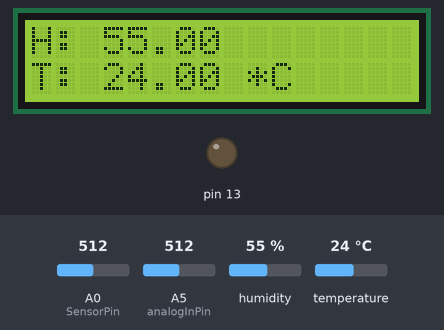
The sketch below on a simulated Arduino Uno, built with avr-gcc and run on an emulated ATmega328P. Shown: 16×2 character LCD, output pins drawn as LEDs (lit = HIGH). The inputs (shaded band) are chosen by the test bench; at power-on: humidity 55 %, A0 (SensorPin) = 512, A5 (analogInPin) = 512, temperature 24 °C. What the sketch prints to the serial monitor is not drawn.

Above: at 2.6 s.
2.7 s: humidity set to 22 %
At 8.9 s:
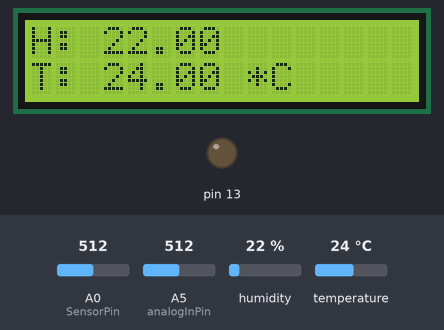
16.0 s: A0 (SensorPin) set to 716
At 19.1 s:
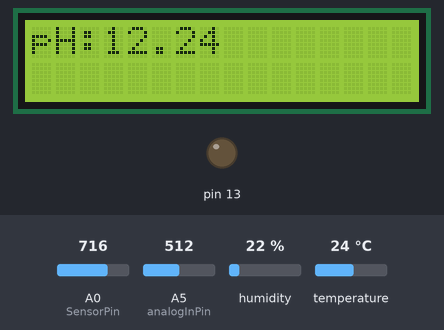
22.3 s: A5 (analogInPin) set to 716
At 29.5 s:
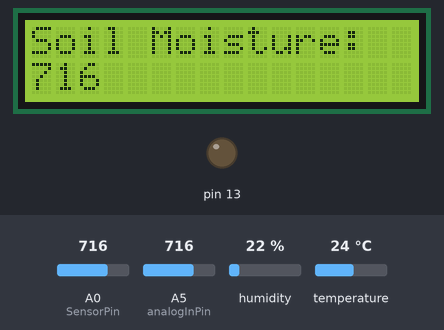
31.7 s: temperature set to 12 °C
At 34.1 s:
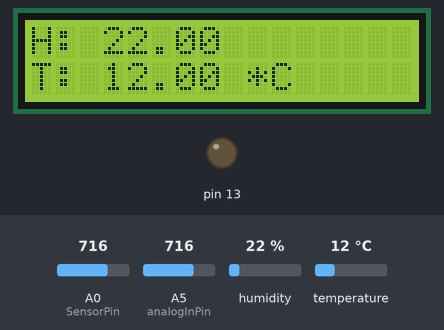
35.8 s: A0 (SensorPin) set to 992
At 37.4 s:
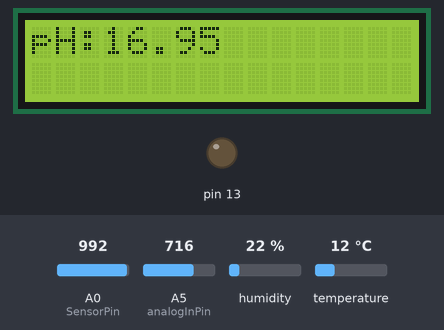
41.0 s: A5 (analogInPin) set to 992
At 47.8 s:
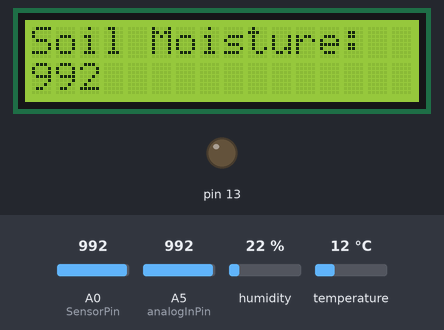
Timing chart, 0 to 49.3 s (numbered marks = the images above; inputs shaded):
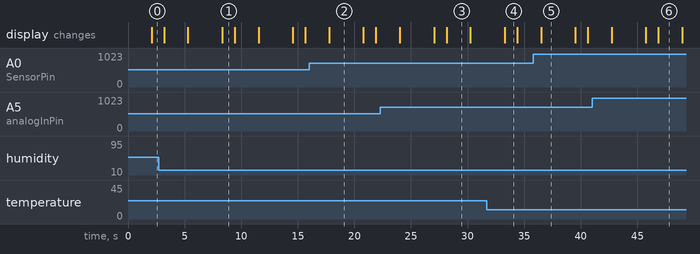

Measured:
- what the display in image 1 shows lasts 1.1 s, from 8.3 s to 9.4 s
- what the display in image 2 shows lasts 3.0 s, from 17.8 s to 20.8 s
- what the display in image 3 shows lasts 2.2 s, from 28.1 s to 30.3 s

The sketch:

sketch_dec26a.ino
```cpp
#include "DHT.h"
#define DHTPIN 2
#define DHTTYPE DHT11
DHT dht(DHTPIN, DHTTYPE);
#include <Wire.h>
#include <LiquidCrystal.h>

LiquidCrystal lcd(7,8,9,10,11,12);

const int analogInPin = A5; //variable declare kiya jo a5 se connected h
int sensorValue = 0;

#define SensorPin A0
unsigned long int avgValue;
float b;
int buf[10],temp;

void setup() {
  pinMode(13,OUTPUT);
  lcd.begin(16, 2);
  Serial.begin(9600);


  dht.begin();
}

void loop() {
   //////DHT sensor
  delay(2000);
  float h = dht.readHumidity();
  float t = dht.readTemperature();
  float f = dht.readTemperature(true);
  float hif = dht.computeHeatIndex(f, h);
  float hic = dht.computeHeatIndex(t, h, false);

  lcd.setCursor(0,0);
  lcd.print("H: ");
  lcd.print(h);
  lcd.setCursor(0,1);
  lcd.print("T: ");

  lcd.print(t);
  lcd.print(" *C ");
  ///////soil moisture sensor
  delay(1000);

  delay(100);
  lcd.clear();
  lcd.print("Soil Moisture:");
  sensorValue = analogRead(analogInPin);
  lcd.setCursor(0, 1); //lcd m kitni jgh par dhikhana h
  lcd.print(sensorValue);

  //Serial.println("\t");
  delay(1000);

  ////////ph sensor
  delay(1000);
  for(int i=0;i<10;i++)
  {
    buf[i]=analogRead(SensorPin);
    delay(10);
  }
  for(int i=0;i<9;i++)
  {
    for(int j=i+1;j<10;j++)
    {
      if(buf[i]>buf[j])
      {
        temp=buf[i];
        buf[i]=buf[j];
        buf[j]=temp;
        // Serial.println(temp);
      }
    }
  }
  avgValue=0;
  for(int i=2;i<8;i++)
    avgValue+=buf[i];
  float phValue=(float)avgValue*5.0/1024/6;
  phValue=3.5*phValue;
  lcd.clear();
  lcd.print("pH:");
  //lcd.setCursor(8, 0);
  lcd.print(phValue);
  Serial.println(h);
  Serial.print("\t\t");
  Serial.print(phValue);
  Serial.print("\t");
  Serial.println(t);
  Serial.println("\t");
  Serial.println(sensorValue);
  delay(1000);
  Serial.print("\t");
  ///////
}
```
